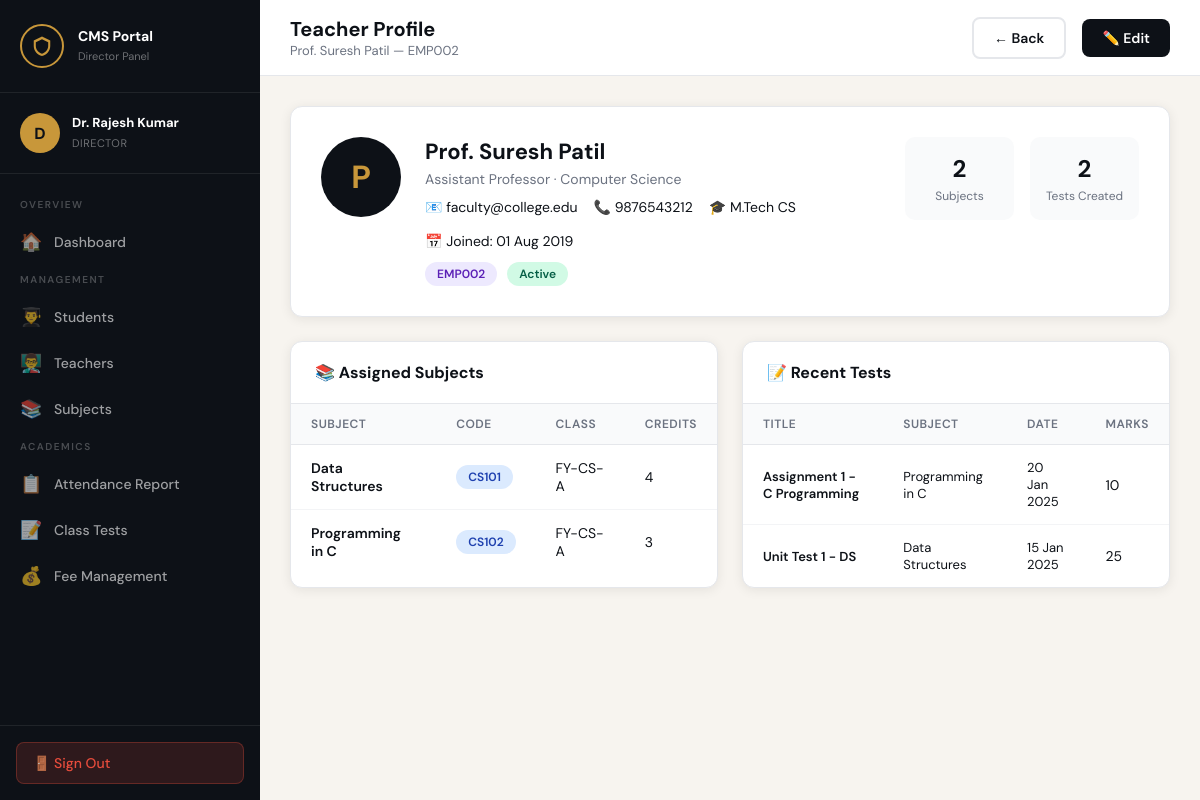
Page /teachers/view.php?id=2 (signed in) on the committed database.
### tables this page shows
CREATE TABLE teachers (
    id INT AUTO_INCREMENT PRIMARY KEY,
    user_id INT UNIQUE,
    employee_id VARCHAR(30) UNIQUE NOT NULL,
    department_id INT,
    designation VARCHAR(100),
    qualification VARCHAR(100),
    joining_date DATE,
    FOREIGN KEY (user_id) REFERENCES users(id) ON DELETE CASCADE,
    FOREIGN KEY (department_id) REFERENCES departments(id) ON DELETE SET NULL
);

CREATE TABLE users (
    id INT AUTO_INCREMENT PRIMARY KEY,
    name VARCHAR(100) NOT NULL,
    email VARCHAR(100) UNIQUE NOT NULL,
    password VARCHAR(255) NOT NULL,
    role ENUM('director','coordinator','faculty','student') NOT NULL,
    profile_pic VARCHAR(255) DEFAULT 'default.png',
    phone VARCHAR(15),
    address TEXT,
    is_active TINYINT(1) DEFAULT 1,
    created_at TIMESTAMP DEFAULT CURRENT_TIMESTAMP
);

CREATE TABLE departments (
    id INT AUTO_INCREMENT PRIMARY KEY,
    name VARCHAR(100) NOT NULL,
    code VARCHAR(20) UNIQUE NOT NULL,
    created_at TIMESTAMP DEFAULT CURRENT_TIMESTAMP
);

CREATE TABLE subjects (
    id INT AUTO_INCREMENT PRIMARY KEY,
    name VARCHAR(100) NOT NULL,
    code VARCHAR(20) UNIQUE NOT NULL,
    department_id INT,
    class_id INT,
    teacher_id INT,
    credits INT DEFAULT 3,
    FOREIGN KEY (department_id) REFERENCES departments(id) ON DELETE SET NULL,
    FOREIGN KEY (class_id) REFERENCES classes(id) ON DELETE SET NULL,
    FOREIGN KEY (teacher_id) REFERENCES teachers(id) ON DELETE SET NULL
);

CREATE TABLE classes (
    id INT AUTO_INCREMENT PRIMARY KEY,
    name VARCHAR(50) NOT NULL,
    section VARCHAR(10),
    department_id INT,
    semester INT,
    academic_year VARCHAR(10),
    FOREIGN KEY (department_id) REFERENCES departments(id) ON DELETE SET NULL
);

CREATE TABLE class_tests (
    id INT AUTO_INCREMENT PRIMARY KEY,
    title VARCHAR(200) NOT NULL,
    subject_id INT NOT NULL,
    class_id INT NOT NULL,
    teacher_id INT NOT NULL,
    total_marks INT NOT NULL,
    test_date DATE NOT NULL,
    created_at TIMESTAMP DEFAULT CURRENT_TIMESTAMP,
    FOREIGN KEY (subject_id) REFERENCES subjects(id) ON DELETE CASCADE,
    FOREIGN KEY (class_id) REFERENCES classes(id) ON DELETE CASCADE,
    FOREIGN KEY (teacher_id) REFERENCES teachers(id) ON DELETE CASCADE
);

### teachers/view.php (the view, shortened to what this page needs)
<?php
require_once __DIR__ . '/../auth/session.php';
$id = (int)($_GET['id'] ?? 0);
$teacher = $conn->query("
    SELECT t.*, u.name, u.email, u.phone, u.address, u.is_active, u.created_at,
           d.name as dept_name
    FROM teachers t JOIN users u ON t.user_id=u.id
    LEFT JOIN departments d ON t.department_id=d.id WHERE t.id=$id
")->fetch_assoc();
$subjects = $conn->query("
    SELECT s.*, c.name as class_name FROM subjects s
    LEFT JOIN classes c ON s.class_id=c.id WHERE s.teacher_id=$id
");
$tests = $conn->query("
    SELECT ct.*, s.name as subject_name FROM class_tests ct
    JOIN subjects s ON ct.subject_id=s.id
    WHERE ct.teacher_id=$id ORDER BY ct.test_date DESC LIMIT 5
");
$totalTests   = $conn->query("SELECT COUNT(*) as c FROM class_tests WHERE teacher_id=$id")->fetch_assoc()['c'];
$totalSubjects= $conn->query("SELECT COUNT(*) as c FROM subjects WHERE teacher_id=$id")->fetch_assoc()['c'];
include __DIR__ . '/../includes/header.php';
?>
<div class="main">
  <div class="topbar">
    <div class="topbar-title"><h2>Teacher Profile</h2><p><?= htmlspecialchars($teacher['name']) ?> — <?= htmlspecialchars($teacher['employee_id']) ?></p></div>
    <div class="topbar-right">
      <a href="list.php" class="btn btn-outline">← Back</a>
      <a href="edit.php?id=<?= $id ?>" class="btn btn-primary">✏️ Edit</a>
    </div>
  </div>
  <div class="content">
    <div class="form-card" style="margin-bottom:24px">
      <div style="display:flex;gap:24px;align-items:flex-start;flex-wrap:wrap">
        <div style="width:80px;height:80px;border-radius:50%;background:var(--ink);color:var(--gold);display:flex;align-items:center;justify-content:center;font-size:32px;font-weight:700;flex-shrink:0">
          <?= strtoupper(substr($teacher['name'],0,1)) ?>
        </div>
        <div style="flex:1">
          <h2 style="font-size:22px;font-weight:700"><?= htmlspecialchars($teacher['name']) ?></h2>
          <div style="color:#6b7280;font-size:14px;margin-top:4px"><?= htmlspecialchars($teacher['designation'] ?? '') ?> · <?= htmlspecialchars($teacher['dept_name'] ?? '') ?></div>
          <div style="display:flex;gap:16px;margin-top:10px;flex-wrap:wrap;font-size:14px">
            <span>📧 <?= htmlspecialchars($teacher['email']) ?></span>
            <span>📞 <?= htmlspecialchars($teacher['phone'] ?? '—') ?></span>
            <span>🎓 <?= htmlspecialchars($teacher['qualification'] ?? '—') ?></span>
            <span>📅 Joined: <?= $teacher['joining_date'] ? date('d M Y', strtotime($teacher['joining_date'])) : '—' ?></span>
          </div>
          <div style="margin-top:12px;display:flex;gap:10px">
            <span class="badge badge-purple"><?= $teacher['employee_id'] ?></span>
            <span class="badge <?= $teacher['is_active']?'badge-green':'badge-red' ?>"><?= $teacher['is_active']?'Active':'Inactive' ?></span>
          </div>
        </div>
        <div style="display:grid;grid-template-columns:1fr 1fr;gap:16px">
          <div style="background:#f9fafb;border-radius:10px;padding:16px;text-align:center">
            <div style="font-size:24px;font-weight:700;color:var(--ink)"><?= $totalSubjects ?></div>
            <div style="font-size:12px;color:#6b7280;margin-top:4px">Subjects</div>
          </div>
          <div style="background:#f9fafb;border-radius:10px;padding:16px;text-align:center">
            <div style="font-size:24px;font-weight:700;color:var(--ink)"><?= $totalTests ?></div>
            <div style="font-size:12px;color:#6b7280;margin-top:4px">Tests Created</div>
          </div>
        </div>
      </div>
    </div>
    <div class="two-col">
      <div class="table-card">
        <div class="table-card-header"><h3>📚 Assigned Subjects</h3></div>
        <div class="table-responsive">
          <table>
            <thead><tr><th>Subject</th><th>Code</th><th>Class</th><th>Credits</th></tr></thead>
            <tbody>
            <?php if($subjects && $subjects->num_rows>0): while($s=$subjects->fetch_assoc()): ?>
              <tr>
                <td style="font-weight:600"><?= htmlspecialchars($s['name']) ?></td>
                <td><span class="badge badge-blue"><?= $s['code'] ?></span></td>
                <td><?= htmlspecialchars($s['class_name'] ?? '—') ?></td>
                <td><?= $s['credits'] ?></td>
              </tr>
            <?php endwhile; else: ?>
              <tr><td colspan="4" style="text-align:center;color:#6b7280;padding:20px">No subjects assigned</td></tr>
            <?php endif; ?>
            </tbody>
          </table>
        </div>
      </div>
      <div class="table-card">
        <div class="table-card-header"><h3>📝 Recent Tests</h3></div>
        <div class="table-responsive">
          <table>
            <thead><tr><th>Title</th><th>Subject</th><th>Date</th><th>Marks</th></tr></thead>
            <tbody>
            <?php if($tests && $tests->num_rows>0): while($t=$tests->fetch_assoc()): ?>
              <tr>
                <td style="font-weight:600;font-size:13px"><?= htmlspecialchars($t['title']) ?></td>
                <td style="font-size:13px"><?= htmlspecialchars($t['subject_name']) ?></td>
                <td style="font-size:13px"><?= date('d M Y', strtotime($t['test_date'])) ?></td>
                <td><?= $t['total_marks'] ?></td>
              </tr>
            <?php endwhile; else: ?>
              <tr><td colspan="4" style="text-align:center;color:#6b7280;padding:20px">No tests created</td></tr>
            <?php endif; ?>
            </tbody>
          </table>
        </div>
      </div>
    </div>
  </div>
</div>
<?php include __DIR__ . '/../includes/footer.php'; ?>

### assets/css/style.css (style rules this page uses)
:root { --ink: #0d1117; --ink2: #1a2236; --gold: #c8973a; --gold-light: #e8c87a; --paper: #f7f4ef; --cream: #ede9e0; --sidebar-w: 260px; --red: #e74c3c; --green: #27ae60; --blue: #2980b9; --purple: #8e44ad; --orange: #e67e22; --gray: #6b7280; --border: #e5e7eb; --card-shadow: 0 2px 12px rgba(0,0,0,0.08); --radius: 12px; }
* { margin: 0; padding: 0; box-sizing: border-box; }
body { font-family: 'DM Sans', sans-serif; background: var(--paper); color: var(--ink); min-height: 100vh; display: flex; }
.main { margin-left: var(--sidebar-w); flex: 1; min-height: 100vh; display: flex; flex-direction: column; }
.topbar { background: #fff; border-bottom: 1px solid var(--border); padding: 16px 30px; display: flex; align-items: center; justify-content: space-between; position: sticky; top: 0; z-index: 50; }
.topbar-title h2 { font-size: 20px; font-weight: 700; color: var(--ink); }
.topbar-title p { font-size: 13px; color: var(--gray); }
.topbar-right { display: flex; align-items: center; gap: 16px; }
.content { padding: 30px; flex: 1; }
.table-card { background: #fff; border-radius: var(--radius); box-shadow: var(--card-shadow); border: 1px solid var(--border); overflow: hidden; margin-bottom: 24px; }
.table-card-header { padding: 20px 24px; border-bottom: 1px solid var(--border); display: flex; align-items: center; justify-content: space-between; }
.table-card-header h3 { font-size: 16px; font-weight: 700; }
.table-responsive { overflow-x: auto; }
table { width: 100%; border-collapse: collapse; }
thead { background: #f9fafb; }
th { padding: 12px 20px; text-align: left; font-size: 12px; text-transform: uppercase; letter-spacing: 0.5px; color: var(--gray); font-weight: 600; border-bottom: 1px solid var(--border); }
td { padding: 14px 20px; font-size: 14px; border-bottom: 1px solid #f3f4f6; vertical-align: middle; }
tr:last-child td { border-bottom: none; }
.badge { display: inline-block; padding: 4px 12px; border-radius: 30px; font-size: 12px; font-weight: 600; }
.badge-green { background: #d1fae5; color: #065f46; }
.badge-blue { background: #dbeafe; color: #1e40af; }
.badge-purple { background: #ede9fe; color: #5b21b6; }
.btn { display: inline-flex; align-items: center; gap: 8px; padding: 10px 20px; border-radius: 8px; font-size: 14px; font-weight: 600; cursor: pointer; transition: all 0.2s; border: none; text-decoration: none; font-family: 'DM Sans', sans-serif; }
.btn-primary { background: var(--ink); color: #fff; }
.btn-outline { background: transparent; border: 2px solid var(--border); color: var(--ink); }
.form-card { background: #fff; border-radius: var(--radius); padding: 30px; box-shadow: var(--card-shadow); border: 1px solid var(--border); }
.two-col { display: grid; grid-template-columns: 1fr 1fr; gap: 24px; }

### rows in the picture
teachers: user.name "Prof. Suresh Patil", employee "EMP002", user.name "P", designation "Assistant Professor", department.name "Computer Science", user.email "faculty@college.edu", user.phone "9876543212", qualification "M.Tech CS", joining_date "01 Aug 2019"
subjects: name "Data Structures", code "CS101", class.name "FY-CS-A", credits "4"
subjects: name "Programming in C", code "CS102", class.name "FY-CS-A", credits "3"
class_tests: title "Assignment 1 - C Programming", subject.name "Programming in C", test_date "20 Jan 2025", total_marks "10"
class_tests: title "Unit Test 1 - DS", subject.name "Data Structures", test_date "15 Jan 2025", total_marks "25"

### other values in the picture
$initials "D"
$_SESSION['name'] "Dr. Rajesh Kumar"
$icon "🏠 👨‍🎓 👨‍🏫 📚 📋 📝 💰"
$label "Dashboard Students Teachers Subjects Attendance Report Class Tests Fee Management"
$totalSubjects "2"
$totalTests "2"
